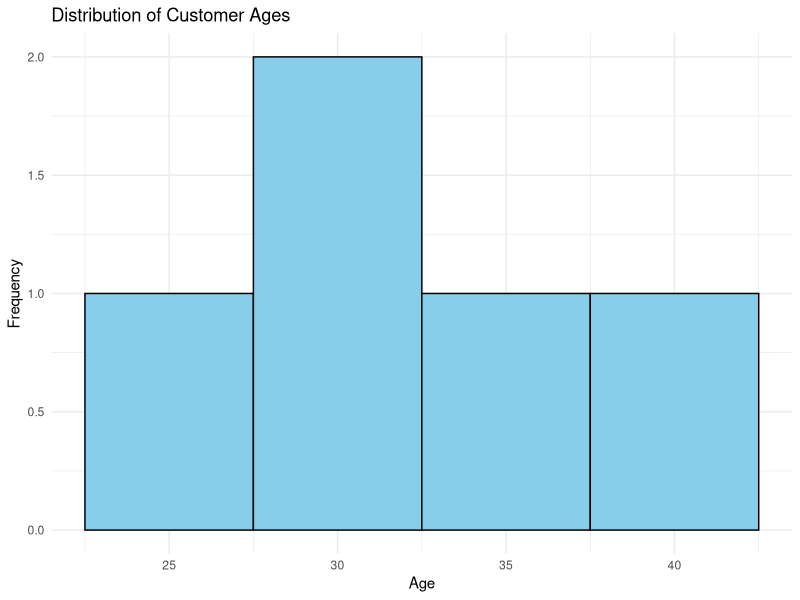
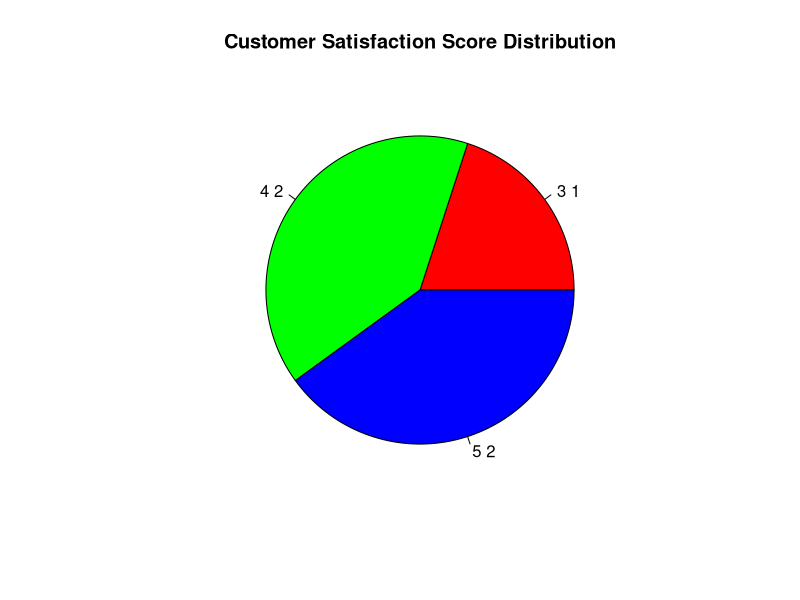
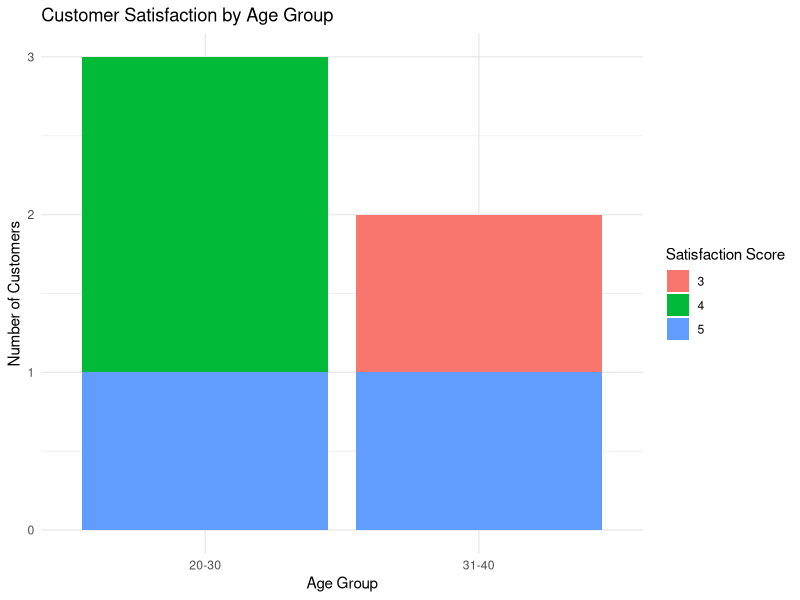
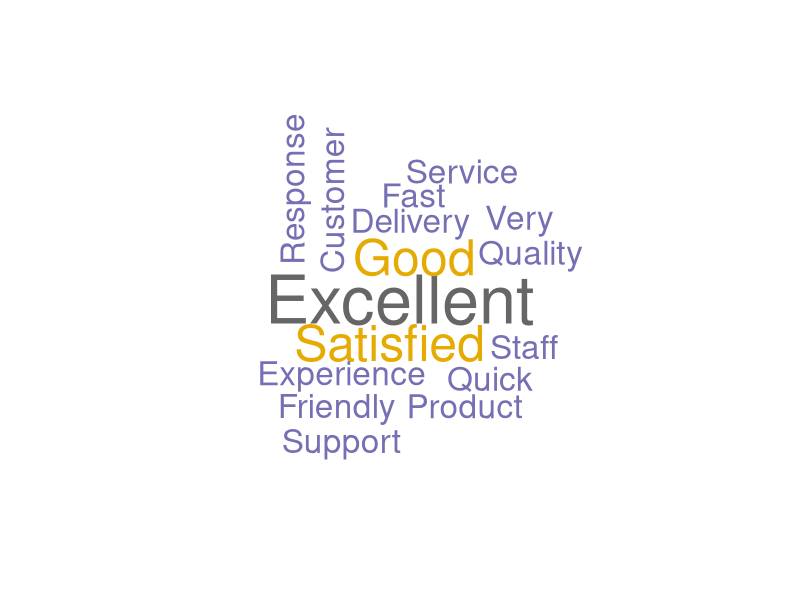

R code for these plots, in order:
#=========================================
# Customer Feedback Analysis
#=========================================

# Install Packages (Run only once)
install.packages("ggplot2")
install.packages("wordcloud")
install.packages("RColorBrewer")

# Load Libraries
library(ggplot2)
library(wordcloud)
library(RColorBrewer)

#=========================================
# Create Dataset
#=========================================

customer_data <- data.frame(
  Customer_ID = c(1, 2, 3, 4, 5),
  Age = c(25, 30, 35, 28, 40),
  Satisfaction_Score = c(4, 5, 3, 4, 5)
)

print(customer_data)

#=========================================
# 1. Histogram of Customer Ages
#=========================================

ggplot(customer_data, aes(x = Age)) +
  geom_histogram(binwidth = 5, fill = "skyblue", color = "black") +
  labs(
    title = "Distribution of Customer Ages",
    x = "Age",
    y = "Frequency"
  ) +
  theme_minimal()

#=========================================
# 2. Pie Chart of Satisfaction Scores
#=========================================

score_table <- table(customer_data$Satisfaction_Score)

pie(
  score_table,
  labels = paste(names(score_table), score_table),
  main = "Customer Satisfaction Score Distribution",
  col = rainbow(length(score_table))
)

#=========================================
# 3. Stacked Bar Chart
#=========================================

customer_data$Age_Group <- cut(
  customer_data$Age,
  breaks = c(20, 30, 40, 50),
  labels = c("20-30", "31-40", "41-50"),
  include.lowest = TRUE
)

ggplot(customer_data,
       aes(x = Age_Group,
           fill = factor(Satisfaction_Score))) +
  geom_bar() +
  labs(
    title = "Customer Satisfaction by Age Group",
    x = "Age Group",
    y = "Number of Customers",
    fill = "Satisfaction Score"
  ) +
  theme_minimal()

#=========================================
# 4. Word Cloud
#=========================================

feedback <- c(
  "Excellent",
  "Service",
  "Very",
  "Satisfied",
  "Good",
  "Quality",
  "Fast",
  "Delivery",
  "Excellent",
  "Support",
  "Good",
  "Experience",
  "Friendly",
  "Staff",
  "Satisfied",
  "Customer",
  "Quick",
  "Response",
  "Excellent",
  "Product"
)

freq <- table(feedback)

wordcloud(
  words = names(freq),
  freq = as.numeric(freq),
  scale = c(4, 1),
  min.freq = 1,
  random.order = FALSE,
  rot.per = 0.2,
  colors = brewer.pal(8, "Dark2")
)
